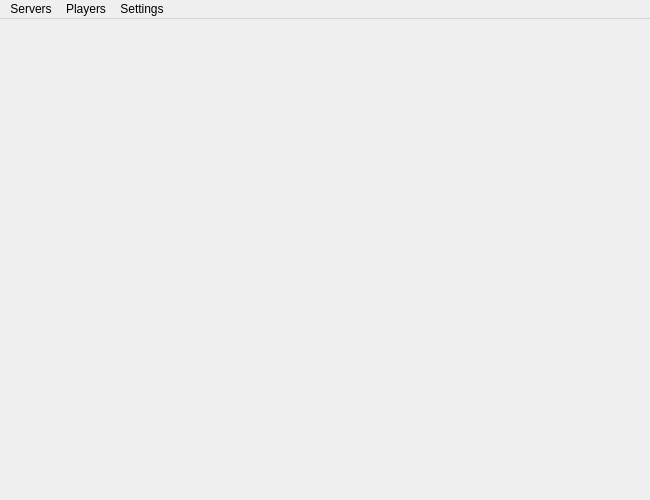
<?xml version="1.0" encoding="UTF-8"?>
<ui version="4.0">
 <class>MainWindow</class>
 <widget class="QMainWindow" name="MainWindow">
  <property name="geometry">
   <rect>
    <x>0</x>
    <y>0</y>
    <width>650</width>
    <height>500</height>
   </rect>
  </property>
  <property name="windowTitle">
   <string>RCON tool for Gaming</string>
  </property>
  <widget class="QWidget" name="centralwidget">
   <widget class="QStackedWidget" name="stackedWidget">
    <property name="geometry">
     <rect>
      <x>0</x>
      <y>0</y>
      <width>691</width>
      <height>511</height>
     </rect>
    </property>
    <property name="currentIndex">
     <number>0</number>
    </property>
    <widget class="QWidget" name="pageServers"/>
    <widget class="QWidget" name="pagePlayers"/>
   </widget>
  </widget>
  <widget class="QMenuBar" name="menuBar">
   <property name="geometry">
    <rect>
     <x>0</x>
     <y>0</y>
     <width>688</width>
     <height>24</height>
    </rect>
   </property>
   <widget class="QMenu" name="menuServers">
    <property name="title">
     <string>Servers</string>
    </property>
    <addaction name="actionASECrystal"/>
    <addaction name="actionASEExtinction"/>
    <addaction name="actionASEValto"/>
    <addaction name="separator"/>
    <addaction name="actionASAIsland"/>
    <addaction name="actionASACenter"/>
    <addaction name="actionASAScorched"/>
    <addaction name="actionASAAberration"/>
   </widget>
   <widget class="QMenu" name="menuPlayers">
    <property name="title">
     <string>Players</string>
    </property>
    <addaction name="actionOnlinePlayers_2"/>
    <addaction name="actionBannedPlayers_2"/>
   </widget>
   <widget class="QMenu" name="menuSettings">
    <property name="title">
     <string>Settings</string>
    </property>
    <addaction name="actionTheme_2"/>
    <addaction name="actionWindows_size"/>
   </widget>
   <addaction name="menuServers"/>
   <addaction name="menuPlayers"/>
   <addaction name="menuSettings"/>
  </widget>
  <action name="actionSECrystal">
   <property name="text">
    <string>SE - Crystal Isles</string>
   </property>
  </action>
  <action name="actionSEExtinction">
   <property name="text">
    <string>SE - Extinction</string>
   </property>
  </action>
  <action name="actionSEValto">
   <property name="text">
    <string>SE - Váltó</string>
   </property>
  </action>
  <action name="actionSAIsland">
   <property name="text">
    <string>SA - The Island</string>
   </property>
  </action>
  <action name="actionSACenter">
   <property name="text">
    <string>SA - Center</string>
   </property>
  </action>
  <action name="actionSAScorched">
   <property name="text">
    <string>SA - Scorched Earth</string>
   </property>
  </action>
  <action name="actionSAAberration">
   <property name="text">
    <string>SA - Aberration</string>
   </property>
  </action>
  <action name="actionOnlinePlayers">
   <property name="text">
    <string>Online players</string>
   </property>
  </action>
  <action name="actionBannedPlayers">
   <property name="text">
    <string>Banned players</string>
   </property>
  </action>
  <action name="actionTheme">
   <property name="text">
    <string>Theme</string>
   </property>
  </action>
  <action name="actionWindowSize">
   <property name="text">
    <string>Window size</string>
   </property>
  </action>
  <action name="actionASECrystal">
   <property name="text">
    <string>ASE - Crystal Isles</string>
   </property>
  </action>
  <action name="actionASEExtinction">
   <property name="text">
    <string>ASE - Extinction</string>
   </property>
  </action>
  <action name="actionASEValto">
   <property name="text">
    <string>ASE - Váltó</string>
   </property>
  </action>
  <action name="actionASAIsland">
   <property name="text">
    <string>ASA - The Island</string>
   </property>
  </action>
  <action name="actionASACenter">
   <property name="text">
    <string>ASA - Center</string>
   </property>
  </action>
  <action name="actionASAScorched">
   <property name="text">
    <string>ASA - Scorched Earth</string>
   </property>
  </action>
  <action name="actionASAAberration">
   <property name="text">
    <string>ASA - Aberration</string>
   </property>
  </action>
  <action name="actionOnlinePlayers_2">
   <property name="text">
    <string>Online Players</string>
   </property>
  </action>
  <action name="actionBannedPlayers_2">
   <property name="text">
    <string>Banned Players</string>
   </property>
  </action>
  <action name="actionTheme_2">
   <property name="text">
    <string>Theme</string>
   </property>
  </action>
  <action name="actionWindows_size">
   <property name="text">
    <string>Windows size</string>
   </property>
  </action>
 </widget>
 <resources/>
 <connections/>
</ui>
